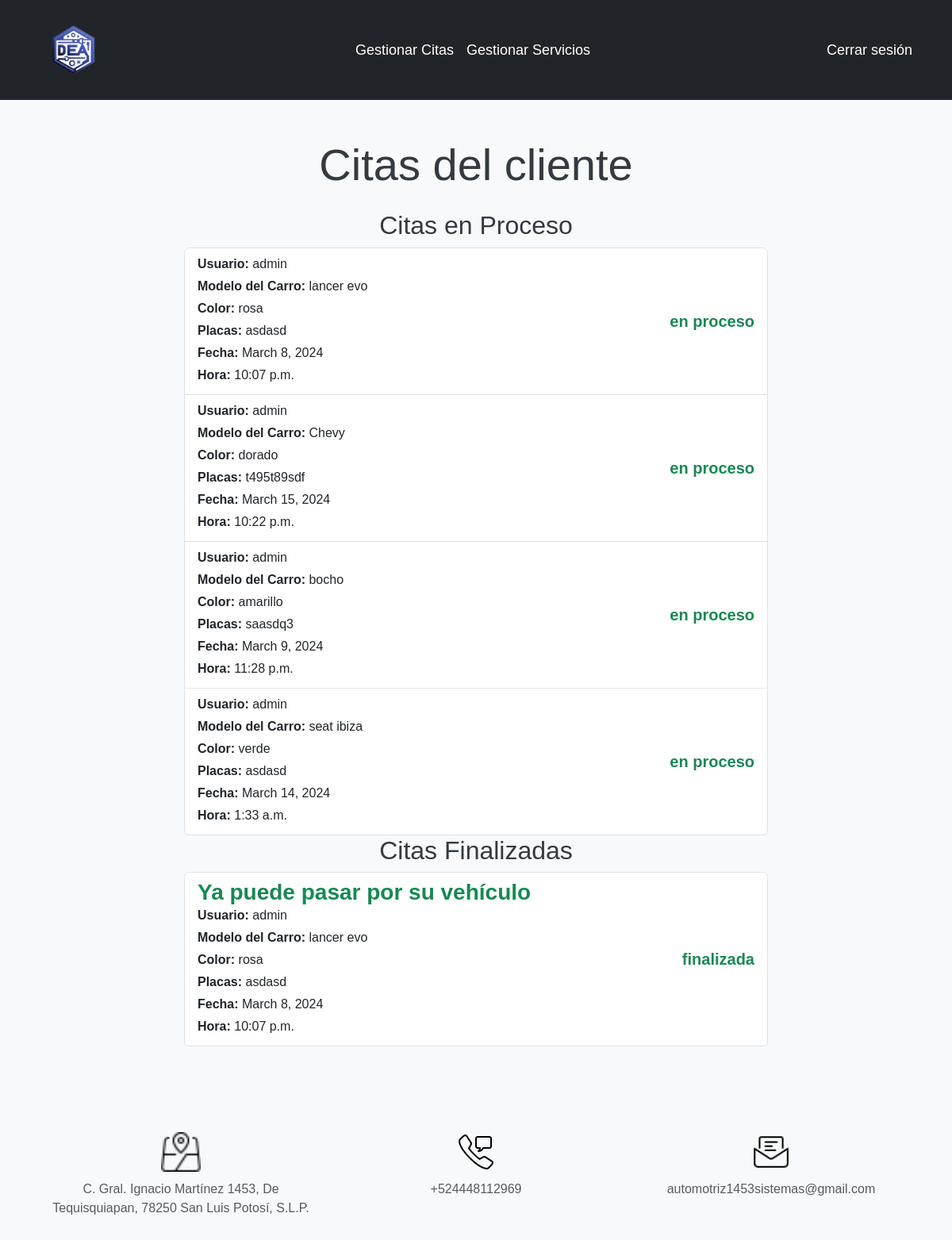
Page /lista_citas/ (signed in) on the earlier database version.
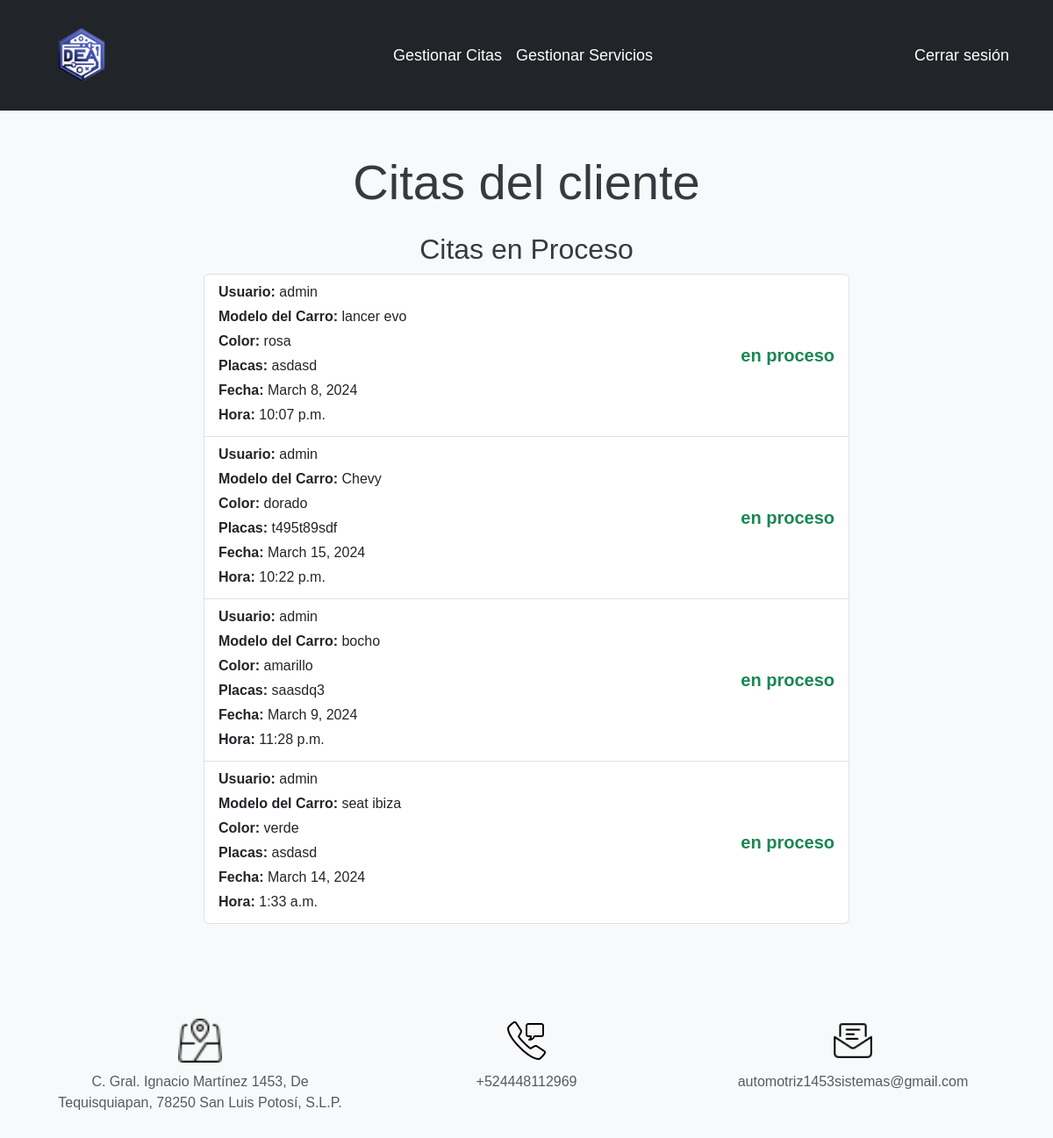
Same page on the later database version.
### autenticacion/models.py (models this page shows, shortened)
class Cita(models.Model):
    usuario = models.ForeignKey(User, on_delete=models.CASCADE)
    modelo_carro = models.CharField(max_length=100)
    color = models.CharField(max_length=100)
    placas = models.CharField(max_length=20)
    fecha = models.DateField()
    hora = models.TimeField()
    estado = models.CharField(max_length=50, default='pendiente')
    retroalimentacion = models.TextField(null=True, blank=True)
    servicios = models.ManyToManyField(Servicio, through='DetalleCita')
    def __str__(self):
        return f"Cita {self.id} - {self.modelo_carro}"

class User(AbstractUser):
    tel = models.CharField(max_length= 20) #Agregar el campo telefono a la tabla de usuario

### autenticacion/views.py (the view)
# urls.py: path('lista_citas/', v_auth.lista_citas_cliente, name='lista_citas_cliente'),
@login_required
def lista_citas_cliente(request):
    citas_en_espera = Cita.objects.filter(usuario = request.user, estado = "pendiente")
    citas_en_proceso = Cita.objects.filter(usuario = request.user, estado = "en proceso")
    citas_finalizadas = Cita.objects.filter(usuario = request.user, estado = "finalizada")
    print(citas_finalizadas)
    titulo = "Citas del cliente"
    return render(request, "lista_citas_cliente.html",{
        'titulo': titulo,
        'citas_en_espera' : citas_en_espera,
        'citas_en_proceso' : citas_en_proceso,
        'citas_finalizadas' : citas_finalizadas,
    })

### main/templates/lista_citas_cliente.html (shortened to what this page needs)
<!DOCTYPE html>
<html lang="en">
<head>
    {% extends 'layouts/base.html' %}
    {% block content %}
    <main class="container my-5">
        <div class="row">
            <div class="col-md-8 offset-md-2">
                <h1 class="text-center display-4 mb-4">{% block title %}{{ titulo }}{% endblock %}</h1>
                {% if citas_en_proceso %}
                <div>
                    <h2 class="text-center">Citas en Proceso</h2>
                    <ul class="list-group">
                        {% for cita in citas_en_proceso %}
                            <a class="list-group-item list-group-item-action" href="{% url 'estatus_cita' cita.id %}">
                                <div class="d-flex justify-content-between align-items-center">
                                    <div>
                                        <p class="mb-1"><strong>Usuario:</strong> {{ cita.usuario }}</p>
                                        <p class="mb-1"><strong>Modelo del Carro:</strong> {{ cita.modelo_carro }}</p>
                                        <p class="mb-1"><strong>Color:</strong> {{ cita.color }}</p>
                                        <p class="mb-1"><strong>Placas:</strong> {{ cita.placas }}</p>
                                        <p class="mb-1"><strong>Fecha:</strong> {{ cita.fecha }}</p>
                                        <p class="mb-1"><strong>Hora:</strong> {{ cita.hora }}</p>
                                    </div>
                                    <h5 class="mb-0 fw-bold text-success">{{ cita.estado }}</h5>
                                </div>
                            </a>
                        {% endfor %}
                    </ul>
                </div>
                {% endif %}
                {% if citas_finalizadas %}
                <div>
                    <h2 class="text-center">Citas Finalizadas</h2>
                    <ul class="list-group">
                        {% for cita in citas_finalizadas %}
                            <a class="list-group-item list-group-item-action" href="{% url 'estatus_cita' cita.id %}">
                                <div class="d-flex justify-content-between align-items-center">
                                    <div>
                                        <h3 class="mb-0 fw-bold text-success">Ya puede pasar por su vehículo</h3>
                                        <p class="mb-1"><strong>Usuario:</strong> {{ cita.usuario }}</p>
                                        <p class="mb-1"><strong>Modelo del Carro:</strong> {{ cita.modelo_carro }}</p>
                                        <p class="mb-1"><strong>Color:</strong> {{ cita.color }}</p>
                                        <p class="mb-1"><strong>Placas:</strong> {{ cita.placas }}</p>
                                        <p class="mb-1"><strong>Fecha:</strong> {{ cita.fecha }}</p>
                                        <p class="mb-1"><strong>Hora:</strong> {{ cita.hora }}</p>
                                    </div>
                                    <h5 class="mb-0 fw-bold text-success">{{ cita.estado }}</h5>
                                </div>
                            </a>
                        {% endfor %}
                    </ul>
                </div>
                {% endif %}
            </div>
        </div>
    </main>
    {% endblock %}

### main/templates/layouts/base.html (shortened to what this page needs)
<!DOCTYPE html>
<html lang="en">
<head>
    {% load static %}
    <link rel="stylesheet" href="https://cdn.jsdelivr.net/npm/bootstrap@5.3.2/dist/css/bootstrap.min.css">
</head>
<body>
    <nav class="navbar navbar-expand-lg navbar-light bg-dark">
        <div class="container justify-content-center">
            <a class="navbar-brand" href="/"><img src="{% static 'logo.png' %}" alt="" width="100px" height="100px" alt=""></a>
            <div class="collapse navbar-collapse justify-content-center" id="navbarNav">
                <ul class="navbar-nav">
                    {% if user.is_authenticated and user.is_staff %}
                        <li class="nav-item">
                            <a class="nav-link" href="{% url 'panel_encargado' %}">Gestionar Citas</a>
                        </li>
                        <li class="nav-item">
                            <a class="nav-link" href="{% url 'gestion_servicios' %}">Gestionar Servicios</a>
                        </li>
                    {% endif %}
                </ul>
            </div>
            <div class="navbar-nav ms-auto">
                <ul class="navbar-nav">
                    {% if user.is_authenticated %}
                        <li class="nav-item">
                            <a class="nav-link" href="{% url 'cerrar_sesion' %}">Cerrar sesión</a>
                        </li>
                    {% endif %}
                </ul>
            </div>
        </div>
    </nav>
    {% block content %}
    {% endblock %}
    <footer class="bg-light text-muted text-center py-2 footer">
        <div class="container">
            <div class="col">
                <a href="https://www.google.com/maps/place/C.+Gral.+Ignacio+Mart%C3%ADnez+1453,+De+Tequisquiapan,+78250+San+Luis+Potos%C3%AD,+S.L.P." target="_blank">
                    <img>
                </a>
                <p>C. Gral. Ignacio Martínez 1453, De Tequisquiapan, 78250 San Luis Potosí, S.L.P.</p>
            </div>
            <div class="col">
                <img>
                <p>+524448112969</p>
            </div>
            <div class="col">
                <a href="mailto:automotriz1453sistemas@gmail.com">
                    <img>
                </a>
                <p>automotriz1453sistemas@gmail.com</p>
            </div>
            </div>
    </footer>
</body>
</html>

### main/templates/layouts/base.html (style rules this page uses)
.navbar-nav .nav-link { color: white; transition: all 0.3s; border-radius: 20px; padding: 10px 20px; font-size: 18px; }
body { font-family: Arial, sans-serif; background-color: #f8f9fa; color: #343a40; }
.footer { margin-top: 100px; }
footer { background-color: #f8f9fa; color: #6c757d; padding: 20px 0; }
footer .col { text-align: center; padding: 0 15px; }
footer img { width: 50px; margin-bottom: 10px; }
footer p { margin-bottom: 20px; }
footer .container { display: flex; justify-content: space-around; }

Differences in the rows shown:
removed Cita: usuario "admin", modelo_carro "lancer evo", color "rosa", placas "asdasd", fecha "March 8, 2024", hora "10:07 p.m.", estado "finalizada", shown under "Citas Finalizadas"
Other differences:
text no longer shown: "Citas Finalizadas"
